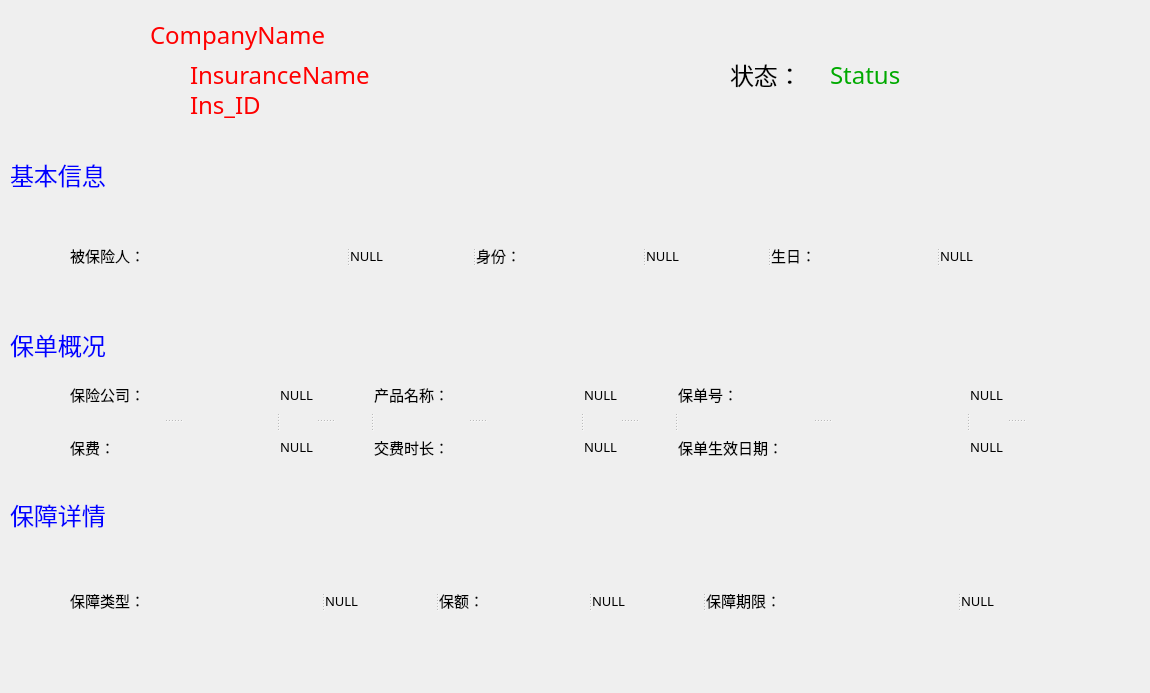
<?xml version="1.0" encoding="UTF-8"?>
<ui version="4.0">
 <class>Form</class>
 <widget class="QWidget" name="Form">
  <property name="geometry">
   <rect>
    <x>0</x>
    <y>0</y>
    <width>1150</width>
    <height>693</height>
   </rect>
  </property>
  <property name="windowTitle">
   <string>Form</string>
  </property>
  <widget class="QLabel" name="com_name">
   <property name="geometry">
    <rect>
     <x>150</x>
     <y>20</y>
     <width>391</width>
     <height>30</height>
    </rect>
   </property>
   <property name="palette">
    <palette>
     <active>
      <colorrole role="WindowText">
       <brush brushstyle="SolidPattern">
        <color alpha="255">
         <red>255</red>
         <green>0</green>
         <blue>0</blue>
        </color>
       </brush>
      </colorrole>
     </active>
     <inactive>
      <colorrole role="WindowText">
       <brush brushstyle="SolidPattern">
        <color alpha="255">
         <red>255</red>
         <green>0</green>
         <blue>0</blue>
        </color>
       </brush>
      </colorrole>
     </inactive>
     <disabled>
      <colorrole role="WindowText">
       <brush brushstyle="SolidPattern">
        <color alpha="255">
         <red>120</red>
         <green>120</green>
         <blue>120</blue>
        </color>
       </brush>
      </colorrole>
     </disabled>
    </palette>
   </property>
   <property name="font">
    <font>
     <family>黑体</family>
     <pointsize>18</pointsize>
    </font>
   </property>
   <property name="text">
    <string>CompanyName</string>
   </property>
  </widget>
  <widget class="QLabel" name="ins_name">
   <property name="geometry">
    <rect>
     <x>190</x>
     <y>60</y>
     <width>391</width>
     <height>30</height>
    </rect>
   </property>
   <property name="palette">
    <palette>
     <active>
      <colorrole role="WindowText">
       <brush brushstyle="SolidPattern">
        <color alpha="255">
         <red>255</red>
         <green>0</green>
         <blue>0</blue>
        </color>
       </brush>
      </colorrole>
     </active>
     <inactive>
      <colorrole role="WindowText">
       <brush brushstyle="SolidPattern">
        <color alpha="255">
         <red>255</red>
         <green>0</green>
         <blue>0</blue>
        </color>
       </brush>
      </colorrole>
     </inactive>
     <disabled>
      <colorrole role="WindowText">
       <brush brushstyle="SolidPattern">
        <color alpha="255">
         <red>120</red>
         <green>120</green>
         <blue>120</blue>
        </color>
       </brush>
      </colorrole>
     </disabled>
    </palette>
   </property>
   <property name="font">
    <font>
     <family>黑体</family>
     <pointsize>18</pointsize>
    </font>
   </property>
   <property name="text">
    <string>InsuranceName</string>
   </property>
  </widget>
  <widget class="QLabel" name="ins_id">
   <property name="geometry">
    <rect>
     <x>190</x>
     <y>90</y>
     <width>211</width>
     <height>30</height>
    </rect>
   </property>
   <property name="palette">
    <palette>
     <active>
      <colorrole role="WindowText">
       <brush brushstyle="SolidPattern">
        <color alpha="255">
         <red>255</red>
         <green>0</green>
         <blue>0</blue>
        </color>
       </brush>
      </colorrole>
     </active>
     <inactive>
      <colorrole role="WindowText">
       <brush brushstyle="SolidPattern">
        <color alpha="255">
         <red>255</red>
         <green>0</green>
         <blue>0</blue>
        </color>
       </brush>
      </colorrole>
     </inactive>
     <disabled>
      <colorrole role="WindowText">
       <brush brushstyle="SolidPattern">
        <color alpha="255">
         <red>120</red>
         <green>120</green>
         <blue>120</blue>
        </color>
       </brush>
      </colorrole>
     </disabled>
    </palette>
   </property>
   <property name="font">
    <font>
     <family>黑体</family>
     <pointsize>18</pointsize>
    </font>
   </property>
   <property name="text">
    <string>Ins_ID</string>
   </property>
  </widget>
  <widget class="QLabel" name="ins_id_2">
   <property name="geometry">
    <rect>
     <x>730</x>
     <y>60</y>
     <width>81</width>
     <height>30</height>
    </rect>
   </property>
   <property name="font">
    <font>
     <family>黑体</family>
     <pointsize>18</pointsize>
    </font>
   </property>
   <property name="text">
    <string>状态：</string>
   </property>
  </widget>
  <widget class="QLabel" name="status">
   <property name="geometry">
    <rect>
     <x>830</x>
     <y>60</y>
     <width>211</width>
     <height>30</height>
    </rect>
   </property>
   <property name="palette">
    <palette>
     <active>
      <colorrole role="WindowText">
       <brush brushstyle="SolidPattern">
        <color alpha="255">
         <red>0</red>
         <green>170</green>
         <blue>0</blue>
        </color>
       </brush>
      </colorrole>
     </active>
     <inactive>
      <colorrole role="WindowText">
       <brush brushstyle="SolidPattern">
        <color alpha="255">
         <red>0</red>
         <green>170</green>
         <blue>0</blue>
        </color>
       </brush>
      </colorrole>
     </inactive>
     <disabled>
      <colorrole role="WindowText">
       <brush brushstyle="SolidPattern">
        <color alpha="255">
         <red>120</red>
         <green>120</green>
         <blue>120</blue>
        </color>
       </brush>
      </colorrole>
     </disabled>
    </palette>
   </property>
   <property name="font">
    <font>
     <family>黑体</family>
     <pointsize>18</pointsize>
    </font>
   </property>
   <property name="text">
    <string>Status</string>
   </property>
  </widget>
  <widget class="QLabel" name="ins_id_3">
   <property name="geometry">
    <rect>
     <x>10</x>
     <y>160</y>
     <width>211</width>
     <height>30</height>
    </rect>
   </property>
   <property name="palette">
    <palette>
     <active>
      <colorrole role="WindowText">
       <brush brushstyle="SolidPattern">
        <color alpha="255">
         <red>0</red>
         <green>0</green>
         <blue>255</blue>
        </color>
       </brush>
      </colorrole>
     </active>
     <inactive>
      <colorrole role="WindowText">
       <brush brushstyle="SolidPattern">
        <color alpha="255">
         <red>0</red>
         <green>0</green>
         <blue>255</blue>
        </color>
       </brush>
      </colorrole>
     </inactive>
     <disabled>
      <colorrole role="WindowText">
       <brush brushstyle="SolidPattern">
        <color alpha="255">
         <red>120</red>
         <green>120</green>
         <blue>120</blue>
        </color>
       </brush>
      </colorrole>
     </disabled>
    </palette>
   </property>
   <property name="font">
    <font>
     <family>黑体</family>
     <pointsize>18</pointsize>
    </font>
   </property>
   <property name="text">
    <string>基本信息</string>
   </property>
  </widget>
  <widget class="QLabel" name="ins_id_4">
   <property name="geometry">
    <rect>
     <x>10</x>
     <y>330</y>
     <width>211</width>
     <height>30</height>
    </rect>
   </property>
   <property name="palette">
    <palette>
     <active>
      <colorrole role="WindowText">
       <brush brushstyle="SolidPattern">
        <color alpha="255">
         <red>0</red>
         <green>0</green>
         <blue>255</blue>
        </color>
       </brush>
      </colorrole>
     </active>
     <inactive>
      <colorrole role="WindowText">
       <brush brushstyle="SolidPattern">
        <color alpha="255">
         <red>0</red>
         <green>0</green>
         <blue>255</blue>
        </color>
       </brush>
      </colorrole>
     </inactive>
     <disabled>
      <colorrole role="WindowText">
       <brush brushstyle="SolidPattern">
        <color alpha="255">
         <red>120</red>
         <green>120</green>
         <blue>120</blue>
        </color>
       </brush>
      </colorrole>
     </disabled>
    </palette>
   </property>
   <property name="font">
    <font>
     <family>黑体</family>
     <pointsize>18</pointsize>
    </font>
   </property>
   <property name="text">
    <string>保单概况</string>
   </property>
  </widget>
  <widget class="QLabel" name="ins_id_5">
   <property name="geometry">
    <rect>
     <x>10</x>
     <y>500</y>
     <width>211</width>
     <height>30</height>
    </rect>
   </property>
   <property name="palette">
    <palette>
     <active>
      <colorrole role="WindowText">
       <brush brushstyle="SolidPattern">
        <color alpha="255">
         <red>0</red>
         <green>0</green>
         <blue>255</blue>
        </color>
       </brush>
      </colorrole>
     </active>
     <inactive>
      <colorrole role="WindowText">
       <brush brushstyle="SolidPattern">
        <color alpha="255">
         <red>0</red>
         <green>0</green>
         <blue>255</blue>
        </color>
       </brush>
      </colorrole>
     </inactive>
     <disabled>
      <colorrole role="WindowText">
       <brush brushstyle="SolidPattern">
        <color alpha="255">
         <red>120</red>
         <green>120</green>
         <blue>120</blue>
        </color>
       </brush>
      </colorrole>
     </disabled>
    </palette>
   </property>
   <property name="font">
    <font>
     <family>黑体</family>
     <pointsize>18</pointsize>
    </font>
   </property>
   <property name="text">
    <string>保障详情</string>
   </property>
  </widget>
  <widget class="QSplitter" name="splitter_4">
   <property name="geometry">
    <rect>
     <x>70</x>
     <y>210</y>
     <width>991</width>
     <height>91</height>
    </rect>
   </property>
   <property name="orientation">
    <enum>Qt::Horizontal</enum>
   </property>
   <widget class="QSplitter" name="splitter">
    <property name="orientation">
     <enum>Qt::Horizontal</enum>
    </property>
    <widget class="QLabel" name="label">
     <property name="font">
      <font>
       <family>微软雅黑</family>
       <pointsize>11</pointsize>
      </font>
     </property>
     <property name="text">
      <string>被保险人：</string>
     </property>
    </widget>
    <widget class="QLabel" name="member_name">
     <property name="font">
      <font>
       <family>微软雅黑</family>
       <pointsize>10</pointsize>
      </font>
     </property>
     <property name="text">
      <string>NULL</string>
     </property>
    </widget>
   </widget>
   <widget class="QSplitter" name="splitter_2">
    <property name="orientation">
     <enum>Qt::Horizontal</enum>
    </property>
    <widget class="QLabel" name="label_3">
     <property name="font">
      <font>
       <family>微软雅黑</family>
       <pointsize>11</pointsize>
      </font>
     </property>
     <property name="text">
      <string>身份：</string>
     </property>
    </widget>
    <widget class="QLabel" name="member_identity">
     <property name="font">
      <font>
       <family>微软雅黑</family>
       <pointsize>10</pointsize>
      </font>
     </property>
     <property name="text">
      <string>NULL</string>
     </property>
    </widget>
   </widget>
   <widget class="QSplitter" name="splitter_3">
    <property name="orientation">
     <enum>Qt::Horizontal</enum>
    </property>
    <widget class="QLabel" name="label_5">
     <property name="font">
      <font>
       <family>微软雅黑</family>
       <pointsize>11</pointsize>
      </font>
     </property>
     <property name="text">
      <string>生日：</string>
     </property>
    </widget>
    <widget class="QLabel" name="birth">
     <property name="font">
      <font>
       <family>微软雅黑</family>
       <pointsize>10</pointsize>
      </font>
     </property>
     <property name="text">
      <string>NULL</string>
     </property>
    </widget>
   </widget>
  </widget>
  <widget class="QSplitter" name="splitter_15">
   <property name="geometry">
    <rect>
     <x>70</x>
     <y>370</y>
     <width>991</width>
     <height>101</height>
    </rect>
   </property>
   <property name="orientation">
    <enum>Qt::Horizontal</enum>
   </property>
   <widget class="QSplitter" name="splitter_12">
    <property name="orientation">
     <enum>Qt::Horizontal</enum>
    </property>
    <widget class="QSplitter" name="splitter_11">
     <property name="orientation">
      <enum>Qt::Vertical</enum>
     </property>
     <widget class="QLabel" name="label_10">
      <property name="font">
       <font>
        <family>微软雅黑</family>
        <pointsize>11</pointsize>
       </font>
      </property>
      <property name="text">
       <string>保险公司：</string>
      </property>
     </widget>
     <widget class="QLabel" name="label_11">
      <property name="font">
       <font>
        <family>微软雅黑</family>
        <pointsize>11</pointsize>
       </font>
      </property>
      <property name="text">
       <string>保费：</string>
      </property>
     </widget>
    </widget>
    <widget class="QSplitter" name="splitter_6">
     <property name="orientation">
      <enum>Qt::Vertical</enum>
     </property>
     <widget class="QLabel" name="ins_company">
      <property name="font">
       <font>
        <family>微软雅黑</family>
        <pointsize>10</pointsize>
       </font>
      </property>
      <property name="text">
       <string>NULL</string>
      </property>
     </widget>
     <widget class="QLabel" name="fee">
      <property name="font">
       <font>
        <family>微软雅黑</family>
        <pointsize>10</pointsize>
       </font>
      </property>
      <property name="text">
       <string>NULL</string>
      </property>
     </widget>
    </widget>
   </widget>
   <widget class="QSplitter" name="splitter_13">
    <property name="orientation">
     <enum>Qt::Horizontal</enum>
    </property>
    <widget class="QSplitter" name="splitter_8">
     <property name="orientation">
      <enum>Qt::Vertical</enum>
     </property>
     <widget class="QLabel" name="label_12">
      <property name="font">
       <font>
        <family>微软雅黑</family>
        <pointsize>11</pointsize>
       </font>
      </property>
      <property name="text">
       <string>产品名称：</string>
      </property>
     </widget>
     <widget class="QLabel" name="label_13">
      <property name="font">
       <font>
        <family>微软雅黑</family>
        <pointsize>11</pointsize>
       </font>
      </property>
      <property name="text">
       <string>交费时长：</string>
      </property>
     </widget>
    </widget>
    <widget class="QSplitter" name="splitter_7">
     <property name="orientation">
      <enum>Qt::Vertical</enum>
     </property>
     <widget class="QLabel" name="ins_name_2">
      <property name="font">
       <font>
        <family>微软雅黑</family>
        <pointsize>10</pointsize>
       </font>
      </property>
      <property name="text">
       <string>NULL</string>
      </property>
     </widget>
     <widget class="QLabel" name="fee_duration">
      <property name="font">
       <font>
        <family>微软雅黑</family>
        <pointsize>10</pointsize>
       </font>
      </property>
      <property name="text">
       <string>NULL</string>
      </property>
     </widget>
    </widget>
   </widget>
   <widget class="QSplitter" name="splitter_14">
    <property name="orientation">
     <enum>Qt::Horizontal</enum>
    </property>
    <widget class="QSplitter" name="splitter_9">
     <property name="orientation">
      <enum>Qt::Vertical</enum>
     </property>
     <widget class="QLabel" name="label_14">
      <property name="font">
       <font>
        <family>微软雅黑</family>
        <pointsize>11</pointsize>
       </font>
      </property>
      <property name="text">
       <string>保单号：</string>
      </property>
     </widget>
     <widget class="QLabel" name="label_15">
      <property name="font">
       <font>
        <family>微软雅黑</family>
        <pointsize>11</pointsize>
       </font>
      </property>
      <property name="text">
       <string>保单生效日期：</string>
      </property>
     </widget>
    </widget>
    <widget class="QSplitter" name="splitter_10">
     <property name="orientation">
      <enum>Qt::Vertical</enum>
     </property>
     <widget class="QLabel" name="order_id">
      <property name="font">
       <font>
        <family>微软雅黑</family>
        <pointsize>10</pointsize>
       </font>
      </property>
      <property name="text">
       <string>NULL</string>
      </property>
     </widget>
     <widget class="QLabel" name="start_date">
      <property name="font">
       <font>
        <family>微软雅黑</family>
        <pointsize>10</pointsize>
       </font>
      </property>
      <property name="text">
       <string>NULL</string>
      </property>
     </widget>
    </widget>
   </widget>
  </widget>
  <widget class="QSplitter" name="splitter_18">
   <property name="geometry">
    <rect>
     <x>70</x>
     <y>560</y>
     <width>1001</width>
     <height>81</height>
    </rect>
   </property>
   <property name="orientation">
    <enum>Qt::Horizontal</enum>
   </property>
   <widget class="QSplitter" name="splitter_5">
    <property name="orientation">
     <enum>Qt::Horizontal</enum>
    </property>
    <widget class="QLabel" name="label_7">
     <property name="font">
      <font>
       <family>微软雅黑</family>
       <pointsize>11</pointsize>
      </font>
     </property>
     <property name="text">
      <string>保障类型：</string>
     </property>
    </widget>
    <widget class="QLabel" name="ins_type">
     <property name="font">
      <font>
       <family>微软雅黑</family>
       <pointsize>10</pointsize>
      </font>
     </property>
     <property name="text">
      <string>NULL</string>
     </property>
    </widget>
   </widget>
   <widget class="QSplitter" name="splitter_16">
    <property name="orientation">
     <enum>Qt::Horizontal</enum>
    </property>
    <widget class="QLabel" name="label_8">
     <property name="font">
      <font>
       <family>微软雅黑</family>
       <pointsize>11</pointsize>
      </font>
     </property>
     <property name="text">
      <string>保额：</string>
     </property>
    </widget>
    <widget class="QLabel" name="ins_amount">
     <property name="font">
      <font>
       <family>微软雅黑</family>
       <pointsize>10</pointsize>
      </font>
     </property>
     <property name="text">
      <string>NULL</string>
     </property>
    </widget>
   </widget>
   <widget class="QSplitter" name="splitter_17">
    <property name="orientation">
     <enum>Qt::Horizontal</enum>
    </property>
    <widget class="QLabel" name="label_9">
     <property name="font">
      <font>
       <family>微软雅黑</family>
       <pointsize>11</pointsize>
      </font>
     </property>
     <property name="text">
      <string>保障期限：</string>
     </property>
    </widget>
    <widget class="QLabel" name="ins_duration">
     <property name="font">
      <font>
       <family>微软雅黑</family>
       <pointsize>10</pointsize>
      </font>
     </property>
     <property name="text">
      <string>NULL</string>
     </property>
    </widget>
   </widget>
  </widget>
 </widget>
 <resources/>
 <connections/>
</ui>
